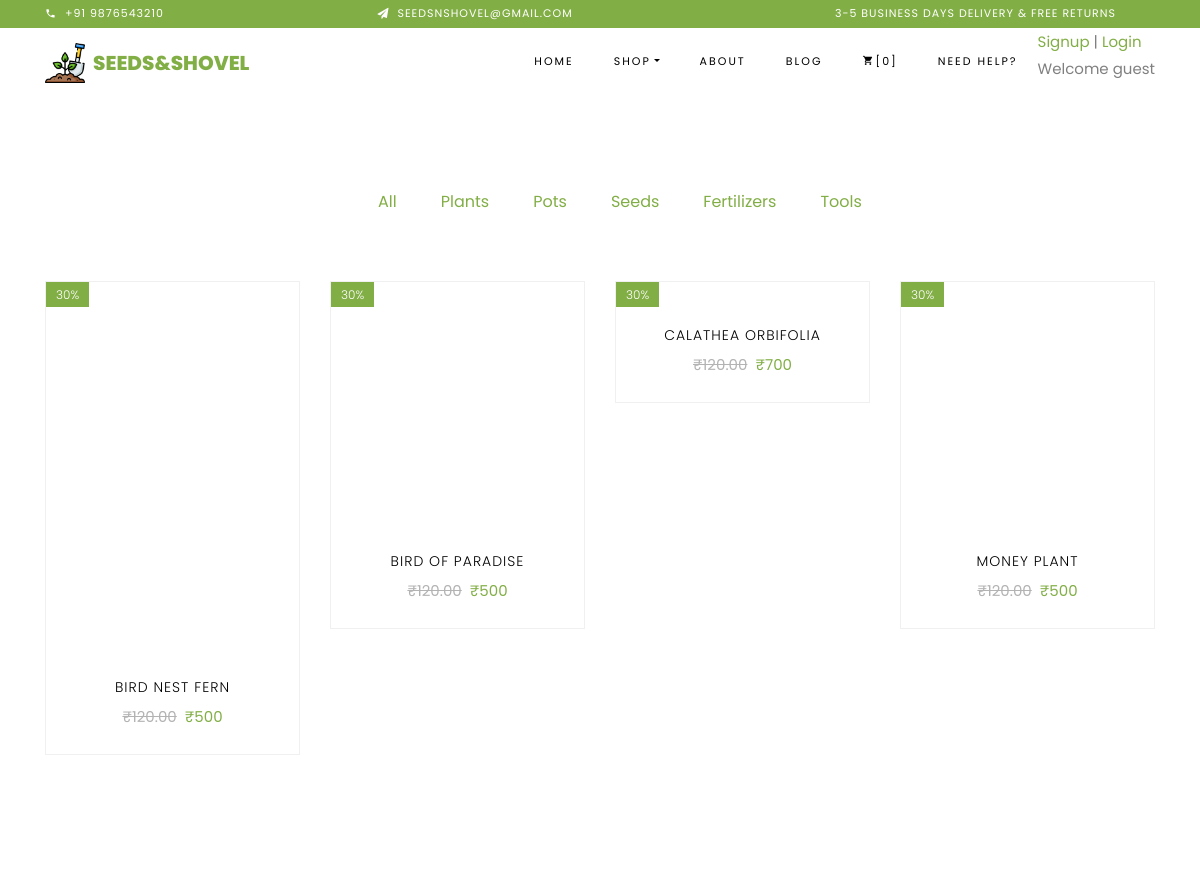
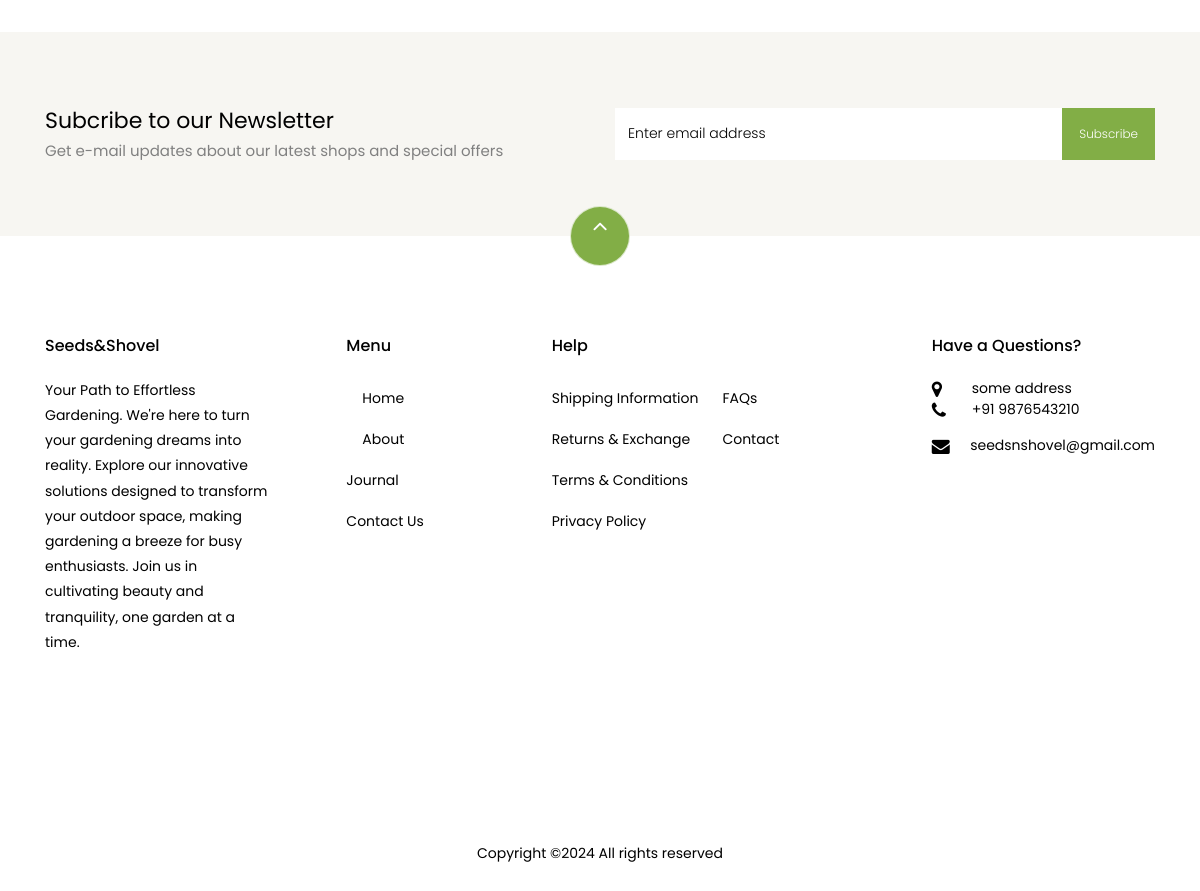
The page /store/plants/ on the database its author committed (2 pictures, top to bottom).
### category/models.py (models this page shows, shortened)
class Category(models.Model):
    category_name = models.CharField(max_length=50, unique=True)
    slug = models.SlugField(max_length=100, unique=True)
    description = models.CharField(max_length=255, blank=True)
    cat_image = models.ImageField(upload_to='photos/categories', blank=True)
    class Meta:
        verbose_name='category'
        verbose_name_plural='categories'
    def get_url(self):
        return reverse('products_by_category', args=[self.slug])

### store/models.py (models this page shows, shortened)
class Product(models.Model):
    product_name = models.CharField(max_length=200, unique=True)
    slug = models.SlugField(max_length=200, unique=True)
    description = models.TextField(max_length=500, blank=True)
    price = models.IntegerField()
    images = models.ImageField(upload_to='photos/products')
    stock = models.IntegerField()
    is_available = models.BooleanField(default=True)
    category = models.ForeignKey(Category, on_delete=models.CASCADE)
    created_date = models.DateTimeField(auto_now_add=True)
    modified_date = models.DateTimeField(auto_now=True)
    def get_url(self):
        return reverse('product_detail', args=[self.category.slug, self.slug])

### store/views.py (the view)
# urls.py: path('store/', include('store.urls')),
def store(request,category_slug=None):
    categories=None
    products=None
    if category_slug != None:
        categories=get_object_or_404(Category, slug=category_slug)
        products=Product.objects.filter(category=categories, is_available=True)
        paginator = Paginator(products, 4)
        page = request.GET.get('page')
        paged_products = paginator.get_page(page)
    else:
        products=Product.objects.all().filter(is_available=True).order_by('id')
        paginator = Paginator(products, 8)
        page = request.GET.get('page')
        paged_products = paginator.get_page(page)
    context = {
        'products': paged_products,
    }
    return render(request, 'store/store.html',context)

### carts/context_processors.py (called while the page is built)
def counter(request):
    cart_count = 0
    if 'admin' in request.path:
        return {}
    else:
        try:
            cart = Cart.objects.filter(cart_id=_cart_id(request))
            if request.user.is_authenticated:
                cart_items = CartItem.objects.all().filter(user=request.user)
            else:
                cart_items = CartItem.objects.all().filter(cart=cart[:1])
            for cart_item in cart_items:
                cart_count += cart_item.quantity
        except Cart.DoesNotExist:
            cart_count = 0
    return dict(cart_count = cart_count)

### carts/views.py (called while the page is built)
def _cart_id(request):
    cart = request.session.session_key
    if not cart:
        cart = request.session.create()
    return cart

### category/context_processors.py (called while the page is built)
def menu_links(request):
    links = Category.objects.all()
    return dict(links=links)

### templates/store/store.html (shortened to what this page needs)
{% extends 'base.html' %}
{% load static %}
{% block content %}
  <section class="ftco-section">
      <div class="container">
          <div class="row justify-content-center">
              <div class="col-md-10 mb-5 text-center">
                  <ul class="product-category">
                      <li><a href="{% url 'store' %}">All</a></li>
                      {% for category in links %}
                      <li><a href="{{ category.get_url }}">{{ category.category_name }}</a></li>
                      {% endfor %}
                  </ul>
              </div>
          </div>
          <div class="row">
            {% for product in products %}
              <div class="col-md-6 col-lg-3 ftco-animate">
                  <div class="product">
                      <a href="{{ product.get_url }}" class="img-prod"><img class="img-fluid" src="{{ product.images.url }}">
                          <span class="status">30%</span>
                      </a>
                      <div class="text py-3 pb-4 px-3 text-center">
                          <h3><a href="{{ product.get_url }}">{{ product.product_name }}</a></h3>
                          <div class="d-flex">
                              <div class="pricing">
                                  <p class="price"><span class="mr-2 price-dc">&#8377;120.00</span><span class="price-sale">&#8377;{{ product.price }}</span></p>
                              </div>
                          </div>
                      </div>
                  </div>
              </div>
              {% endfor %}
          </div>
      </div>
  </section>
      <section class="ftco-section ftco-no-pt ftco-no-pb py-5 bg-light">
    <div class="container py-4">
      <div class="row d-flex justify-content-center py-5">
        <div class="col-md-6">
            <h2 style="font-size: 22px;" class="mb-0">Subcribe to our Newsletter</h2>
            <span>Get e-mail updates about our latest shops and special offers</span>
        </div>
        <div class="col-md-6 d-flex align-items-center">
          <form action="#" class="subscribe-form">
            <div class="form-group d-flex">
              <input type="text" class="form-control" placeholder="Enter email address">
              <input type="submit" value="Subscribe" class="submit px-3">
            </div>
          </form>
        </div>
      </div>
    </div>
  </section>
{% endblock %}

### rows shown on the page
Category: category_name "Plants"
Category: category_name "Pots"
Category: category_name "Seeds"
Category: category_name "Fertilizers"
Category: category_name "Tools"
Product: product_name "BIRD NEST FERN", price "500"
Product: product_name "BIRD OF PARADISE", price "500"
Product: product_name "CALATHEA ORBIFOLIA", price "700"
Product: product_name "MONEY PLANT", price "500"

### other values the page prints
{{ cart_count }} "0"
